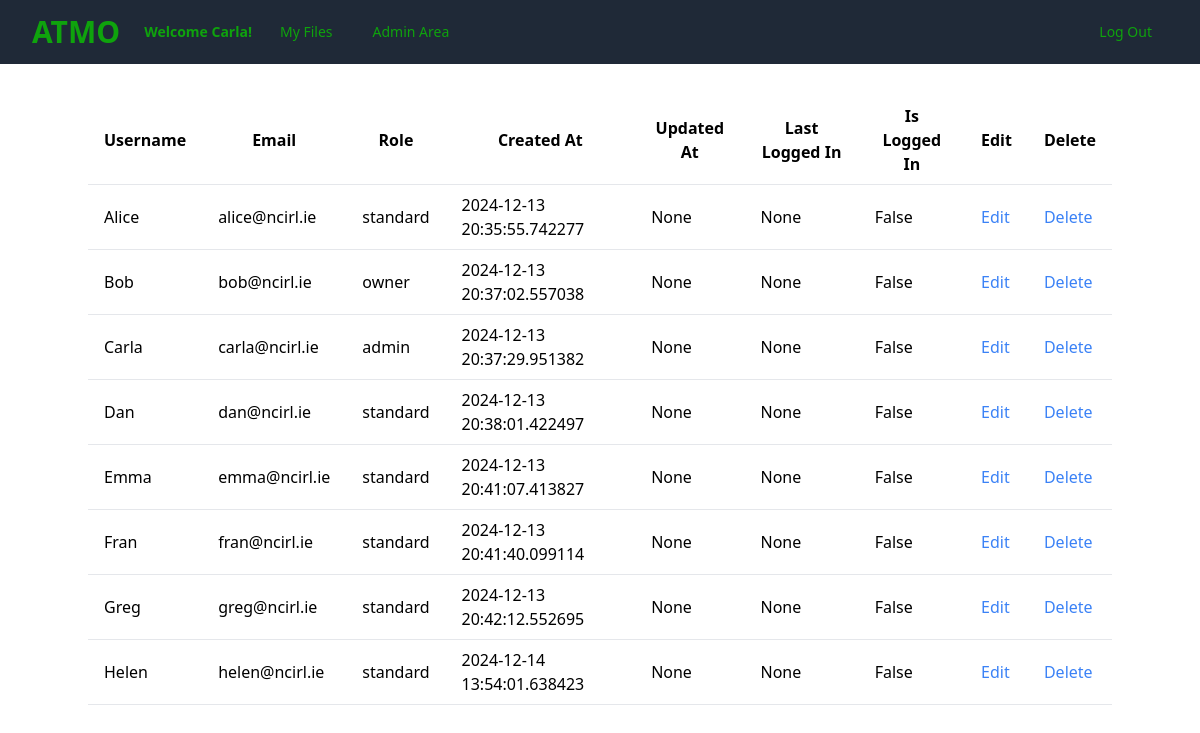
The app's page /admin-area/3 (signed in), older data.
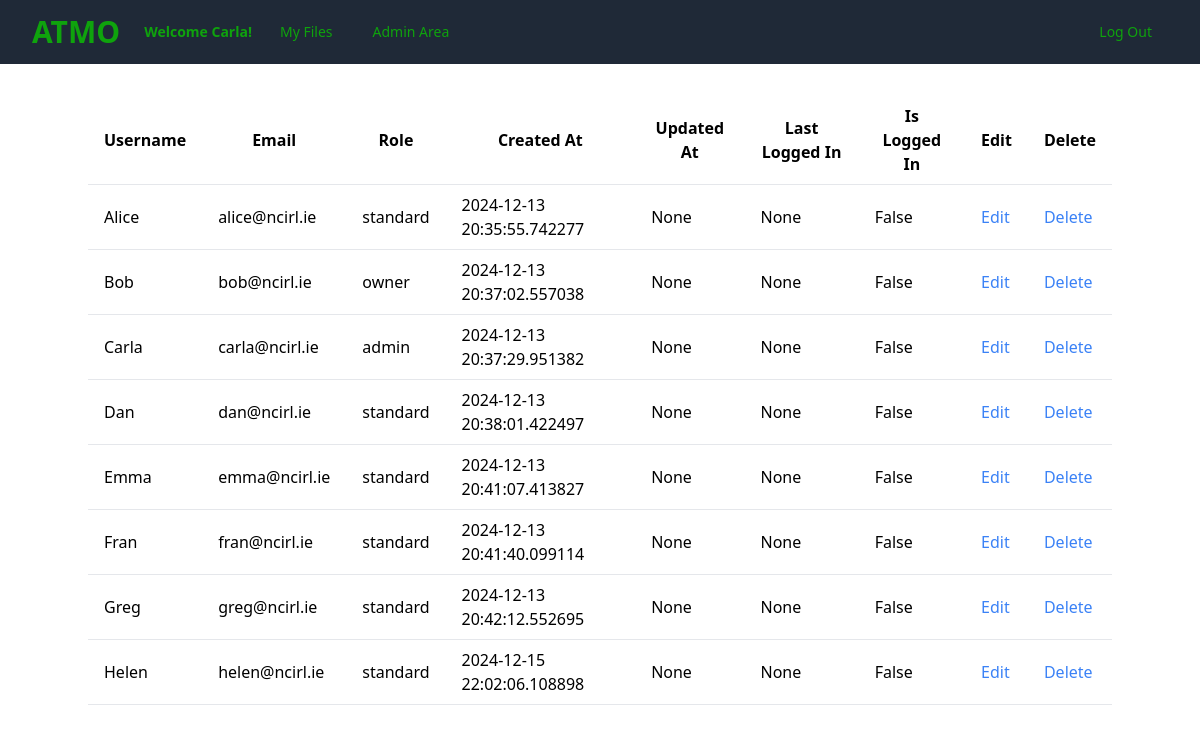
The same page, newer data.
### atmo_db/models.py (models this page shows)
class User(SQLModel, table=True):
    id: int | None = Field(default=None, primary_key=True, index=True)
    username: str
    email: str
    role: str
    created_at: datetime | None = Field(default_factory=lambda: datetime.now(timezone.utc))
    updated_at: datetime | None = None
    last_login: datetime | None = None
    is_logged_in: bool | None = Field(default=False)
    audio_files: list['Audio_File'] | None = Relationship(back_populates='user')
    password: str

### routers/admin.py (the view)
@router.get("/admin-area/{user_id}")
async def list_users(request: Request,
                     user_id: int,
                     token_decoded_data: dict = Depends(authorise_access),
                     session: Session = Depends(get_session)):
    token_user_id = token_decoded_data['id']
    if token_user_id != user_id:
        raise HTTPException(status_code=401, detail="401 Unauthorised Access")
    statement = select(User).where(User.id == token_user_id)
    user = session.exec(statement).first()
    role = user.role
    username = user.username
    if role not in ['admin', 'owner']:
        raise HTTPException(status_code=401, detail="403 Forbidden")
    users_dict = {}
    statement = select(User)
    results = session.exec(statement)
    users = results.all()
    users_dict.update({"users": users, f"{role}": role, "username": username})
    return templates.TemplateResponse("admin-area.html", {"request": request, **users_dict})

### templates/admin-area.html (shortened to what this page needs)
<!DOCTYPE html>
<html lang="en">
<head>
    <script src="https:cdn.tailwindcss.com"></script>
</head>
<body>
    {% include 'navbar.html' %}
    {% include 'admin-list-view.html' %}
</body>
</html>

### templates/navbar.html (shortened to what this page needs)
<nav class="bg-gray-800">
    <div class="mx-auto max-w-7xl px-2 sm:px-6 lg:px-8">
      <div class="relative flex h-16 items-center justify-between">
        <div class="flex flex-1 items-center justify-center sm:items-stretch sm:justify-start">
          <div class="flex shrink-0 items-center">
            <h1 class="text-atmogreen text-3xl font-bold">ATMO<h1>
          </div>
          <div class="hidden sm:ml-6 sm:block">
            <div class="flex space-x-4 items-center">
               {%if standard or admin or owner %}
                    <p class="text-atmogreen text-sm font-bold">Welcome {{username}}!</p>
                    <a href="#" class="rounded-md px-3 py-2 text-sm font-medium text-atmogreen hover:bg-gray-700 hover:text-white">My Files</a>
                {% endif %}
                {% if admin or owner %}
                     <a href="/admin-area/{{ user_id }}" class="rounded-md px-3 py-2 text-sm font-medium text-atmogreen hover:bg-gray-700 hover:text-white">Admin Area</a>
                {% endif %}
            </div>
          </div>
        </div>
            <div class="absolute right-0 origin-top-right">
              {% if standard or admin or owner %}
                <a href="/logout" class="block px-4 py-2 text-sm text-atmogreen">Log Out</a>
              {% endif %}
            </div>
          </div>
        </div>
</nav>

### templates/admin-list-view.html
<body>
    <div class="container mx-auto mt-8">
        <table class="min-w-full bg-white">
            <thead>
                <tr>
                    <th class="py-2 px-4 border-b">Username</th>
                    <th class="py-2 px-4 border-b">Email</th>
                    <th class="py-2 px-4 border-b">Role</th>
                    <th class="py-2 px-4 border-b">Created At</th>
                    <th class="py-2 px-4 border-b">Updated At</th>
                    <th class="py-2 px-4 border-b">Last Logged In</th>
                    <th class="py-2 px-4 border-b">Is Logged In</th>
                    <th class="py-2 px-4 border-b">Edit</th>
                    <th class="py-2 px-4 border-b">Delete</th>
                </tr>
            </thead>
            <tbody>
                {% for user in users %}
                <tr>
                    <td class="py-2 px-4 border-b">{{ user['username'] }}</td>
                    <td class="py-2 px-4 border-b">{{ user['email'] }}</td>
                    <td class="py-2 px-4 border-b">{{ user['role'] }}</td>
                    <td class="py-2 px-4 border-b">{{ user['created_at'] }}</td>
                    <td class="py-2 px-4 border-b">{{ user['updated_at'] }}</td>
                    <td class="py-2 px-4 border-b">{{ user['last_login'] }}</td>
                    <td class="py-2 px-4 border-b">{{ user['is_logged_in'] }}</td>
                    <td class="py-2 px-4 border-b"><a href="/edit-user/{{user.id}}" class="text-blue-500">Edit</a></td>
                    <td class="py-2 px-4 border-b"><a href="/delete-user/{{user.id}}" class="text-blue-500">Delete</a></td>
                </tr>
                {% endfor %}
        </table>
    </div>
</body>

Row changes from the older to the newer data that the page shows:
changed User "Helen": created_at "2024-12-14 13:54:01.638423" → "2024-12-15 22:02:06.108898"
